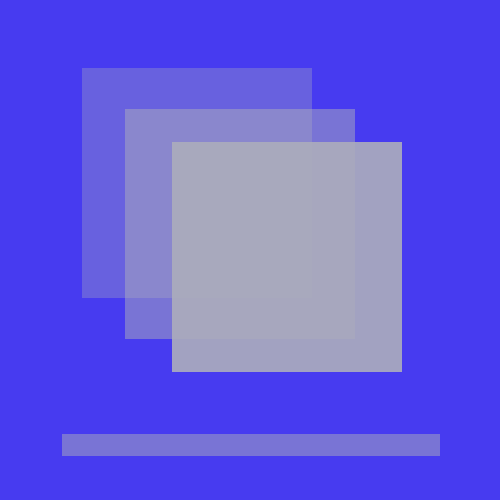
Frame 1 (no input)
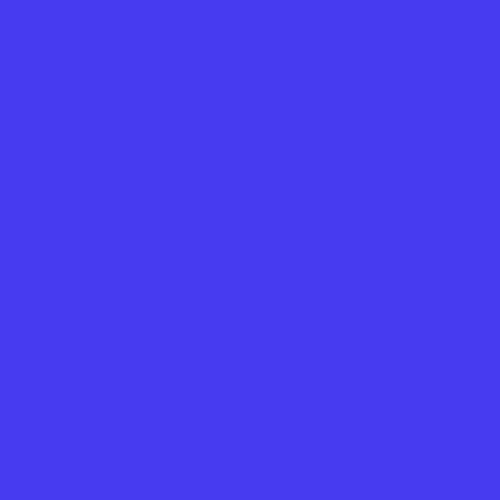
Frame 60 (no input)
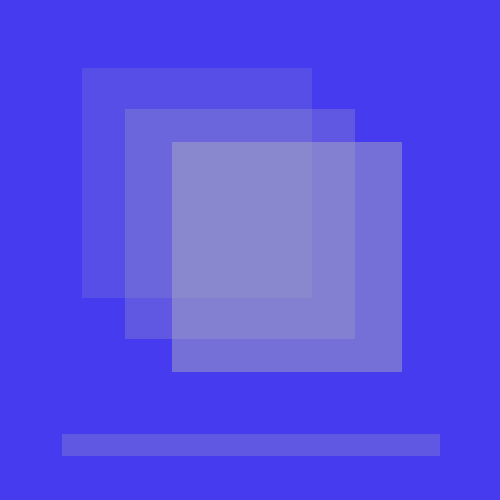
Frame 120 (the mouse pressed at the canvas centre since frame 60)

The p5.js sketch that drew these frames (run headless with seeded random() and noise() and a simulated clock; from frame 60 on, the mouse is pressed at the canvas centre):

// p5.js sketch
// ── sketch.js
var boxWH = 230;
var boxR = 172;
var boxG = 173;
var boxB = 188;
var boxA = 255;

function setup() {
  createCanvas(500, 500);
}

function draw() {
  background(71,59,240);

  noStroke();
  fill (boxR,boxG,boxB,boxA/3);
  rect(82,68,boxWH,boxWH);
  
  fill (boxR,boxG,boxB,boxA/2);
  rect (125,109,boxWH,boxWH);
   
  
  fill (boxR,boxG,boxB,boxA/1.1);
  rect (172,142,boxWH,boxWH);
  
  fill (boxR,boxG,boxB,boxA/2);
  rect (62,434,378,22)
  
  //boxA = boxA -1;
  
  boxA = map(mouseX, 0, 500, 0, 255);
}
